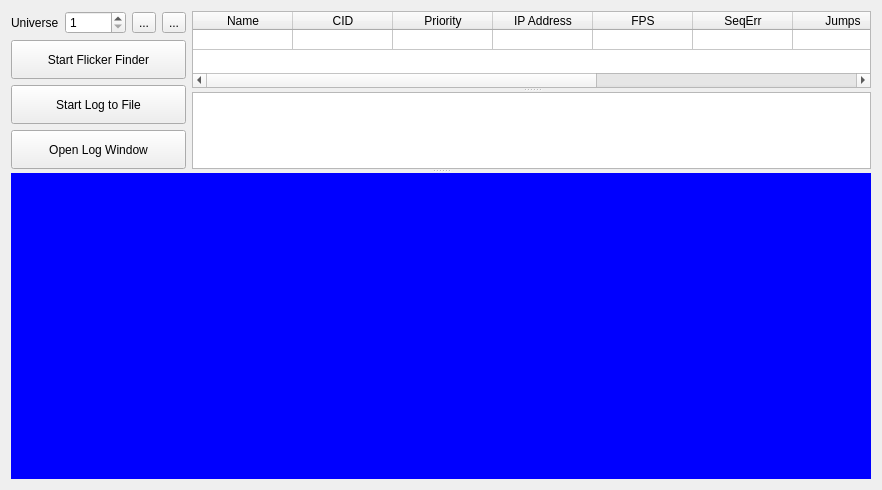
<?xml version="1.0" encoding="UTF-8"?>
<ui version="4.0">
 <class>UniverseView</class>
 <widget class="QWidget" name="UniverseView">
  <property name="geometry">
   <rect>
    <x>0</x>
    <y>0</y>
    <width>878</width>
    <height>490</height>
   </rect>
  </property>
  <property name="windowTitle">
   <string>Universe View</string>
  </property>
  <property name="windowIcon">
   <iconset resource="../res/resources.qrc">
    <normaloff>:/icons/univ_view.png</normaloff>:/icons/univ_view.png</iconset>
  </property>
  <layout class="QVBoxLayout" name="verticalLayout_2">
   <item>
    <widget class="QSplitter" name="splitter_2">
     <property name="sizePolicy">
      <sizepolicy hsizetype="Preferred" vsizetype="Preferred">
       <horstretch>0</horstretch>
       <verstretch>0</verstretch>
      </sizepolicy>
     </property>
     <property name="minimumSize">
      <size>
       <width>0</width>
       <height>0</height>
      </size>
     </property>
     <property name="maximumSize">
      <size>
       <width>16777215</width>
       <height>16777215</height>
      </size>
     </property>
     <property name="orientation">
      <enum>Qt::Vertical</enum>
     </property>
     <widget class="QWidget" name="widget" native="true">
      <property name="sizePolicy">
       <sizepolicy hsizetype="Preferred" vsizetype="Preferred">
        <horstretch>0</horstretch>
        <verstretch>0</verstretch>
       </sizepolicy>
      </property>
      <property name="maximumSize">
       <size>
        <width>16777215</width>
        <height>200</height>
       </size>
      </property>
      <layout class="QHBoxLayout" name="horizontalLayout">
       <item>
        <layout class="QVBoxLayout" name="verticalLayout">
         <item>
          <layout class="QHBoxLayout" name="horizontalLayout_2">
           <item>
            <widget class="QLabel" name="label">
             <property name="text">
              <string>Universe</string>
             </property>
            </widget>
           </item>
           <item>
            <widget class="QSpinBox" name="sbUniverse">
             <property name="sizePolicy">
              <sizepolicy hsizetype="Minimum" vsizetype="Preferred">
               <horstretch>0</horstretch>
               <verstretch>0</verstretch>
              </sizepolicy>
             </property>
             <property name="minimum">
              <number>1</number>
             </property>
             <property name="maximum">
              <number>63999</number>
             </property>
            </widget>
           </item>
           <item>
            <widget class="QToolButton" name="btnGo">
             <property name="toolTip">
              <string>Start reception of sACN</string>
             </property>
             <property name="text">
              <string>...</string>
             </property>
             <property name="icon">
              <iconset resource="../res/resources.qrc">
               <normaloff>:/icons/play.png</normaloff>:/icons/play.png</iconset>
             </property>
            </widget>
           </item>
           <item>
            <widget class="QToolButton" name="btnPause">
             <property name="toolTip">
              <string>Pause reception of sACN</string>
             </property>
             <property name="text">
              <string>...</string>
             </property>
             <property name="icon">
              <iconset resource="../res/resources.qrc">
               <normaloff>:/icons/pause.png</normaloff>:/icons/pause.png</iconset>
             </property>
            </widget>
           </item>
          </layout>
         </item>
         <item>
          <widget class="QPushButton" name="btnStartFlickerFinder">
           <property name="sizePolicy">
            <sizepolicy hsizetype="Preferred" vsizetype="Preferred">
             <horstretch>0</horstretch>
             <verstretch>0</verstretch>
            </sizepolicy>
           </property>
           <property name="text">
            <string>Start Flicker Finder</string>
           </property>
          </widget>
         </item>
         <item>
          <widget class="QPushButton" name="btnLogToFile">
           <property name="sizePolicy">
            <sizepolicy hsizetype="Preferred" vsizetype="Preferred">
             <horstretch>0</horstretch>
             <verstretch>0</verstretch>
            </sizepolicy>
           </property>
           <property name="text">
            <string>Start Log to File</string>
           </property>
          </widget>
         </item>
         <item>
          <widget class="QPushButton" name="btnOpenLogWindow">
           <property name="sizePolicy">
            <sizepolicy hsizetype="Preferred" vsizetype="Preferred">
             <horstretch>0</horstretch>
             <verstretch>0</verstretch>
            </sizepolicy>
           </property>
           <property name="text">
            <string>Open Log Window</string>
           </property>
          </widget>
         </item>
        </layout>
       </item>
       <item>
        <widget class="QSplitter" name="splitter">
         <property name="sizePolicy">
          <sizepolicy hsizetype="Expanding" vsizetype="Expanding">
           <horstretch>0</horstretch>
           <verstretch>0</verstretch>
          </sizepolicy>
         </property>
         <property name="orientation">
          <enum>Qt::Vertical</enum>
         </property>
         <widget class="QTableWidget" name="twSources">
          <property name="sizePolicy">
           <sizepolicy hsizetype="Expanding" vsizetype="Preferred">
            <horstretch>0</horstretch>
            <verstretch>0</verstretch>
           </sizepolicy>
          </property>
          <property name="minimumSize">
           <size>
            <width>0</width>
            <height>0</height>
           </size>
          </property>
          <property name="editTriggers">
           <set>QAbstractItemView::NoEditTriggers</set>
          </property>
          <property name="tabKeyNavigation">
           <bool>false</bool>
          </property>
          <property name="showDropIndicator" stdset="0">
           <bool>false</bool>
          </property>
          <property name="dragDropOverwriteMode">
           <bool>false</bool>
          </property>
          <property name="selectionMode">
           <enum>QAbstractItemView::NoSelection</enum>
          </property>
          <property name="selectionBehavior">
           <enum>QAbstractItemView::SelectRows</enum>
          </property>
          <attribute name="verticalHeaderVisible">
           <bool>false</bool>
          </attribute>
          <attribute name="verticalHeaderDefaultSectionSize">
           <number>20</number>
          </attribute>
          <row>
           <property name="text">
            <string>New Row</string>
           </property>
          </row>
          <column>
           <property name="text">
            <string>Name</string>
           </property>
          </column>
          <column>
           <property name="text">
            <string>CID</string>
           </property>
          </column>
          <column>
           <property name="text">
            <string>Priority</string>
           </property>
          </column>
          <column>
           <property name="text">
            <string>IP Address</string>
           </property>
          </column>
          <column>
           <property name="text">
            <string>FPS</string>
           </property>
          </column>
          <column>
           <property name="text">
            <string>SeqErr</string>
           </property>
          </column>
          <column>
           <property name="text">
            <string>Jumps</string>
           </property>
          </column>
          <column>
           <property name="text">
            <string>Online</string>
           </property>
          </column>
          <column>
           <property name="text">
            <string>Ver</string>
           </property>
          </column>
          <column>
           <property name="text">
            <string>Per-Address</string>
           </property>
          </column>
         </widget>
         <widget class="QPlainTextEdit" name="teInfo">
          <property name="sizePolicy">
           <sizepolicy hsizetype="Expanding" vsizetype="Preferred">
            <horstretch>0</horstretch>
            <verstretch>0</verstretch>
           </sizepolicy>
          </property>
          <property name="minimumSize">
           <size>
            <width>0</width>
            <height>30</height>
           </size>
          </property>
          <property name="font">
           <font>
            <family>Courier New</family>
            <pointsize>12</pointsize>
            <weight>75</weight>
            <bold>true</bold>
           </font>
          </property>
         </widget>
        </widget>
       </item>
      </layout>
     </widget>
     <widget class="UniverseDisplay" name="universeDisplay" native="true">
      <property name="sizePolicy">
       <sizepolicy hsizetype="Minimum" vsizetype="Minimum">
        <horstretch>0</horstretch>
        <verstretch>0</verstretch>
       </sizepolicy>
      </property>
      <property name="minimumSize">
       <size>
        <width>860</width>
        <height>306</height>
       </size>
      </property>
      <property name="maximumSize">
       <size>
        <width>16777215</width>
        <height>16777215</height>
       </size>
      </property>
      <property name="baseSize">
       <size>
        <width>0</width>
        <height>0</height>
       </size>
      </property>
      <property name="styleSheet">
       <string notr="true">background: blue;</string>
      </property>
     </widget>
    </widget>
   </item>
  </layout>
 </widget>
 <customwidgets>
  <customwidget>
   <class>UniverseDisplay</class>
   <extends>QWidget</extends>
   <header>universedisplay.h</header>
   <container>1</container>
  </customwidget>
 </customwidgets>
 <resources>
  <include location="../res/resources.qrc"/>
 </resources>
 <connections/>
</ui>
